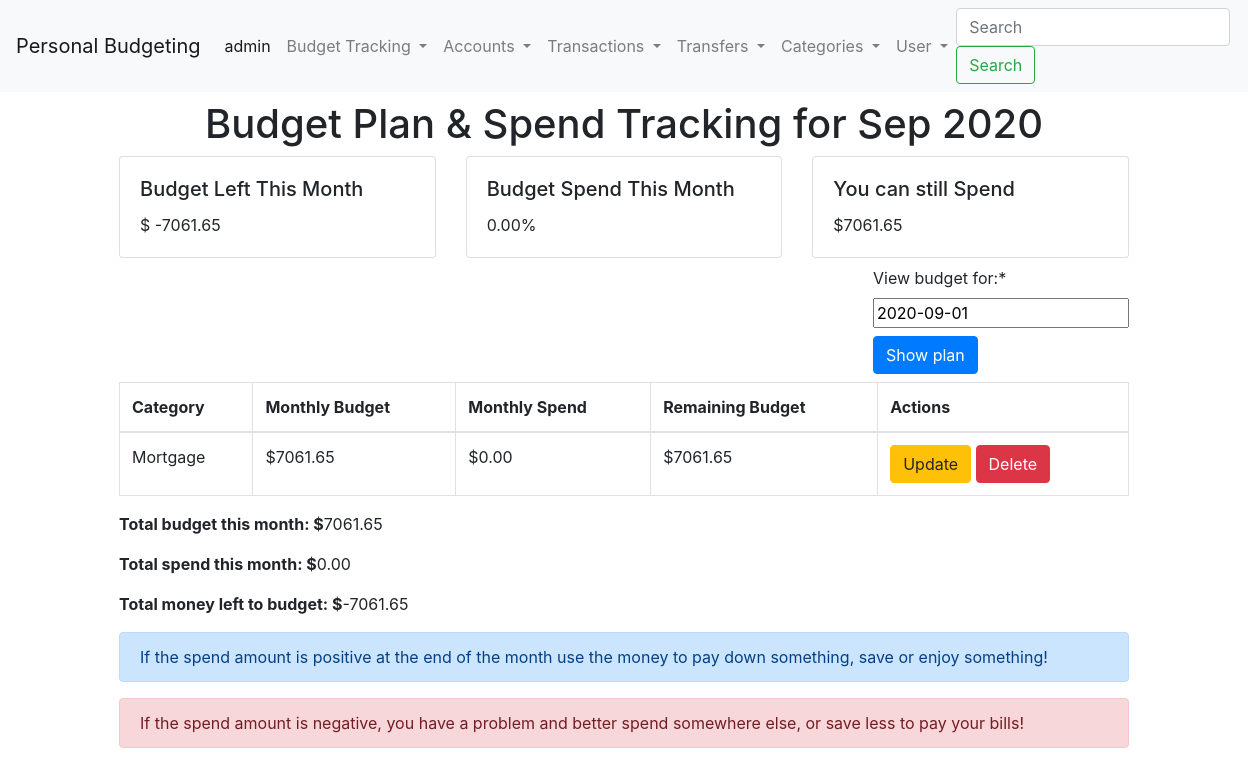
The app's page /budgettracker/ (signed in), older data.
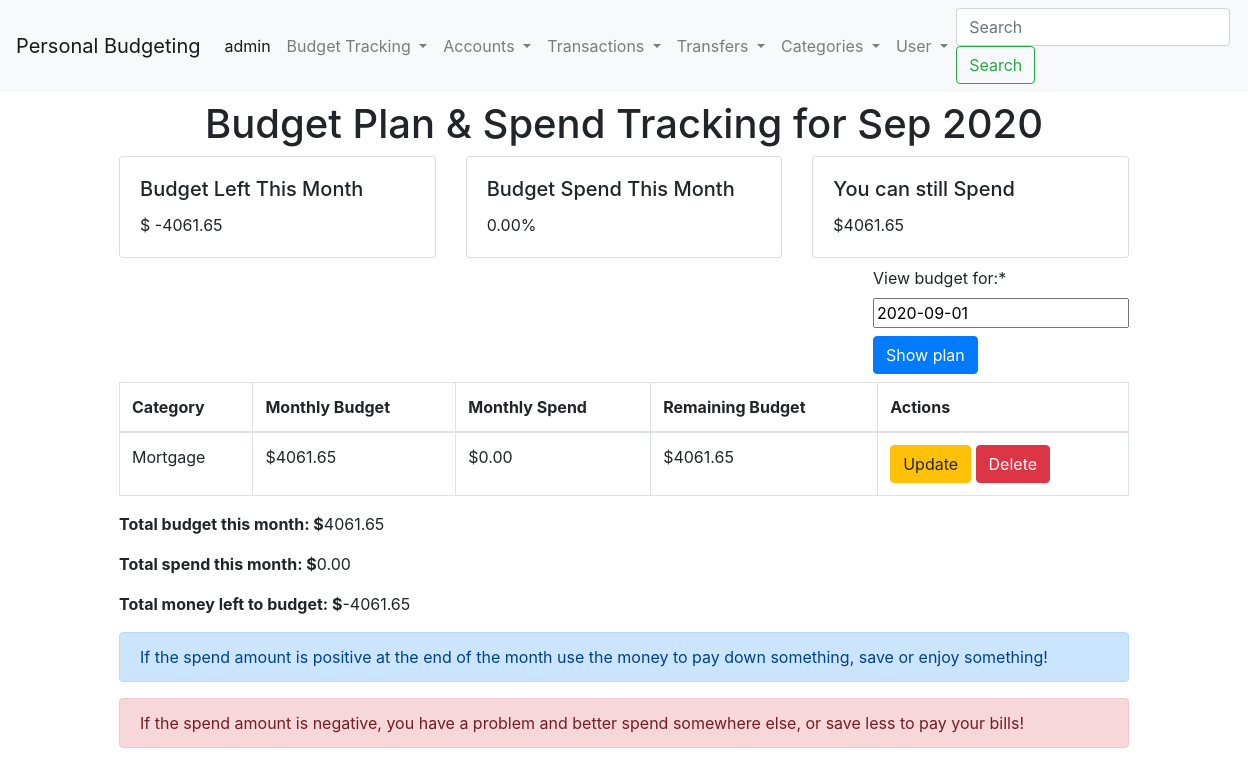
The same page, newer data.
### budgettracker/models.py (models this page shows, shortened)
class BudgetTracker(models.Model):
    user = models.ForeignKey(User,on_delete=models.CASCADE)
    date = models.DateField()
    category = models.ForeignKey(Category, on_delete=models.CASCADE)
    budget_amount = models.FloatField()
    monthly_spend = models.FloatField(default=0)
    def __str__(self):
        return '%s  %s  %s %s ' %(self.date, self.category, self.budget_amount, self.id)

### categories/models.py (models this page shows, shortened)
class Category(models.Model):
    user = models.ForeignKey(User,on_delete=models.CASCADE)
    master_category = models.CharField(max_length=200, default='none')
    category = models.CharField(max_length=200)
    carry_over = models.BooleanField (default=False)
    def __str__(self):
        return self.category

### budgettracker/views.py (the view)
# urls.py: path('', views.index, name='accounts-index'),
@login_required
def index(request):
 template = loader.get_template ('budgettracker/index.html')
 personal_budget_array =[]
 today = str(date.today())
 record_count= BudgetTracker.objects.filter(user=request.user).count()
 if record_count > 0 :
    if request.method == 'POST':
        form = GetDateForm(request.POST)
        if form.is_valid():
             print ('--------If form is valid pass in june-------')
             form.fields['start_month'].label = "View budget for:"
             start_month = form.cleaned_data['start_month']
             print (start_month)
             context = get_monthly_budget (start_month, request)
             return render(request, 'budgettracker/index.html',context)
    else:
        today = datetime.today()
        context = get_monthly_budget (today, request)
    return render(request, 'budgettracker/index.html',context)
 else:
     context={}
     return render (request, 'budgettracker/index.html', context)

### budgettracker/forms.py
class GetDateForm(forms.Form):
    start_month = forms.DateField(
        widget=
        MonthPickerInput(format='%Y-%m'), initial=datetime.date.today(), input_formats=["%Y-%m"]
    )

### budgets/budgets/common.py (called while the page is built)
def get_first_of_month (some_date):
    first_of_month =  (str(some_date.year)+"-"+ str(some_date.month)+"-"+"1")
    return first_of_month

def get_last_of_month (some_date):
    days_in_month = calendar.monthrange(some_date.year,some_date.month)[1]
    last_of_month = (str(some_date.year)+"-"+str(some_date.month)+"-"+str(days_in_month))
    return last_of_month

def get_first_of_next_month (some_date):
        days_in_month = calendar.monthrange(some_date.year, some_date.month)[1]
        next_month =some_date + timedelta (days_in_month)
        next_first_of_month = (str(next_month.year)+"-"+str(next_month.month)+"-"+"1")
        return next_first_of_month

def get_first_of_last_month (some_date):
        date_last_month = some_date + relativedelta(months=-1)
        last_first_of_month = (str(date_last_month.year)+"-"+str(date_last_month.month)+"-"+"1")
        return last_first_of_month

def get_last_of_last_month (some_date):
        first_of_last_month = get_first_of_last_month(some_date)
        first_of_last_month = datetime.strptime(first_of_last_month, '%Y-%m-%d')
        days_in_month = calendar.monthrange(first_of_last_month.year, first_of_last_month.month)[1]
        last_month =some_date - timedelta (days_in_month)
        last_last_of_month = (str(last_month.year)+"-"+str(last_month.month)+"-"+str(days_in_month))
        return last_last_of_month

### templates/budgettracker/index.html (shortened to what this page needs)
{% extends 'base.html' %}
{% load crispy_forms_tags %}
{% block content %}
<div class="container-fluid">
      <div class="row justify-content-center">
        <div class="col-md-10">
          <h1 class="mt-2 text-center">Budget Plan & Spend Tracking for  {{ budget_month_date }}</h1>
          <div class="row">
          <div class="col-md-4">
         <div class="card">
            <div class="card-body">
            <h5 class="card-title">Budget Left This Month</h5>
            <p class="card-text">$ {{total_budget_left| floatformat:2}}</p>
        </div>
      </div>
      </div>
        <div class="col-md-4">
           <div class="card" >
            <div class="card-body">
            <h5 class="card-title">Budget Spend This Month</h5>
            <p class="card-text">{{total_monthly_budget_percentage| floatformat:2}}%</p>
          </div>
      </div>
      </div>
          <div class="col-md-4">
           <div class="card" >
            <div class="card-body">
            <h5 class="card-title">You can still Spend</h5>
            <p class="card-text">${{total_monthly_budget_left| floatformat:2}}</p>
          </div>
      </div>
      </div>
     </div>
  <div class="d-flex flex-row-reverse">
<form method="post">
    {{ form|crispy }}
    <button type="submit" class="btn btn-primary">Show plan</button>
  </form>
  </div>
 {% if budgets_for_selected_month %}
<table class="table  table-bordered">
<thead>
<tr>
<th scope="col">Category</th>
<th scope="col">Monthly Budget</th>
<th scope="col">Monthly Spend</th>
<th scope="col">Remaining Budget </th>
<th scope="col">Actions</th>
</thead>
<tbody>
{% endif %}
{% if budgets_for_selected_month %}
    {% for budget in budgets_for_selected_month %}
        <tr>
        <td>{{ budget.category }}</td>
        <td>${{ budget.budget_amount | floatformat:2 }}</td>
        <td>{% if   budget.monthly_spend >= 0 %} ${{ budget.monthly_spend|floatformat:2 }}
            {% elif budget.monthly_spend <  0 %} <div class="text-danger">${{ budget.monthly_spend|floatformat:2|cut:"-" }}</div>
            {% endif %}
        </td>
        <td>${{ budget.total_left | floatformat:2 }}
        <td> <a class = "btn btn-warning" href="{%url "budgettracker-update" budget.id%}">Update</a> <a class = "btn btn-danger" href="{%url "budgettracker-delete" budget.id%}">Delete</a></td>
       </tr>
    {% endfor %}
</tbody>
</table>
{% endif %}
<p><strong>Total budget this month: $</strong>{{ budget_total|floatformat:2 }}</p>
<p><strong>Total spend this month: $</strong>{{ total_spend|floatformat:2 }}</p>
<p><strong>Total money left to budget: $</strong>{{total_budget_left| floatformat:2}}</p>
<p><div class="alert alert-primary"> If the spend amount is positive at the end of the month use the money to pay down something, save or enjoy something!</div></p>
<p> <div class="alert alert-danger"> If the spend amount is negative, you have a problem and better spend somewhere else, or save less to pay your bills!</div></p>
{% endblock %}

### templates/base.html (shortened to what this page needs)
<!doctype html>
<html lang="en">
  <head>
{% load bootstrap4 %}
{% bootstrap_css %}
  </head>
  <body>
  <nav class="navbar navbar-expand-lg navbar-light bg-light">
  <a class="navbar-brand" href="#">Personal Budgeting</a>
  <div class="collapse navbar-collapse" id="navbarSupportedContent">
    <ul class="navbar-nav mr-auto">
      <li class="nav-item active">
        <a class="nav-link" href="/admin/login/?next=/admin/">admin <span class="sr-only">(current)</span></a>
      </li>
        <li class="nav-item dropdown">
        <a class="nav-link dropdown-toggle" href="/budgettracker" id="navbarDropdownMenuLink" data-toggle="dropdown" aria-haspopup="true" aria-expanded="false">
          Budget Tracking
        </a>
      </li>
          <li class="nav-item dropdown">
        <a class="nav-link dropdown-toggle" href="#" id="navbarDropdownMenuLink" data-toggle="dropdown" aria-haspopup="true" aria-expanded="false">
          Accounts
        </a>
      </li>
        <li class="nav-item dropdown">
        <a class="nav-link dropdown-toggle" href="#" id="navbarDropdownMenuLink" data-toggle="dropdown" aria-haspopup="true" aria-expanded="false">
          Transactions
        </a>
      </li>
        <li class="nav-item dropdown">
        <a class="nav-link dropdown-toggle" href="#" id="navbarDropdownMenuLink" data-toggle="dropdown" aria-haspopup="true" aria-expanded="false">
          Transfers
        </a>
      </li>
        <li class="nav-item dropdown">
        <a class="nav-link dropdown-toggle" href="#" id="navbarDropdownMenuLink" data-toggle="dropdown" aria-haspopup="true" aria-expanded="false">
          Categories
        </a>
      </li>
        <li class="nav-item dropdown">
        <a class="nav-link dropdown-toggle" href="#" id="navbarDropdownMenuLink" data-toggle="dropdown" aria-haspopup="true" aria-expanded="false">
          User
        </a>
      </li>
    </ul>
    <form class="form-inline my-2 my-lg-0">
      <input class="form-control mr-sm-2" type="search" placeholder="Search" aria-label="Search">
      <button class="btn btn-outline-success my-2 my-sm-0" type="submit">Search</button>
    </form>
  </div>
</nav>
          {% block content %}
          {% endblock %}
  </body>
</html>

Row changes from the older to the newer data that the page shows:
changed BudgetTracker "Mortgage": budget_amount "7061.65" → "4061.65"; total_left "7061.65" → "4061.65"
Text that changed along with them:
{{ total_budget_left| floatformat:2 }}: "-7061.65" → "-4061.65"
{{ total_monthly_budget_left| floatformat:2 }}: "7061.65" → "4061.65"
{{ budget_total|floatformat:2 }}: "7061.65" → "4061.65"
